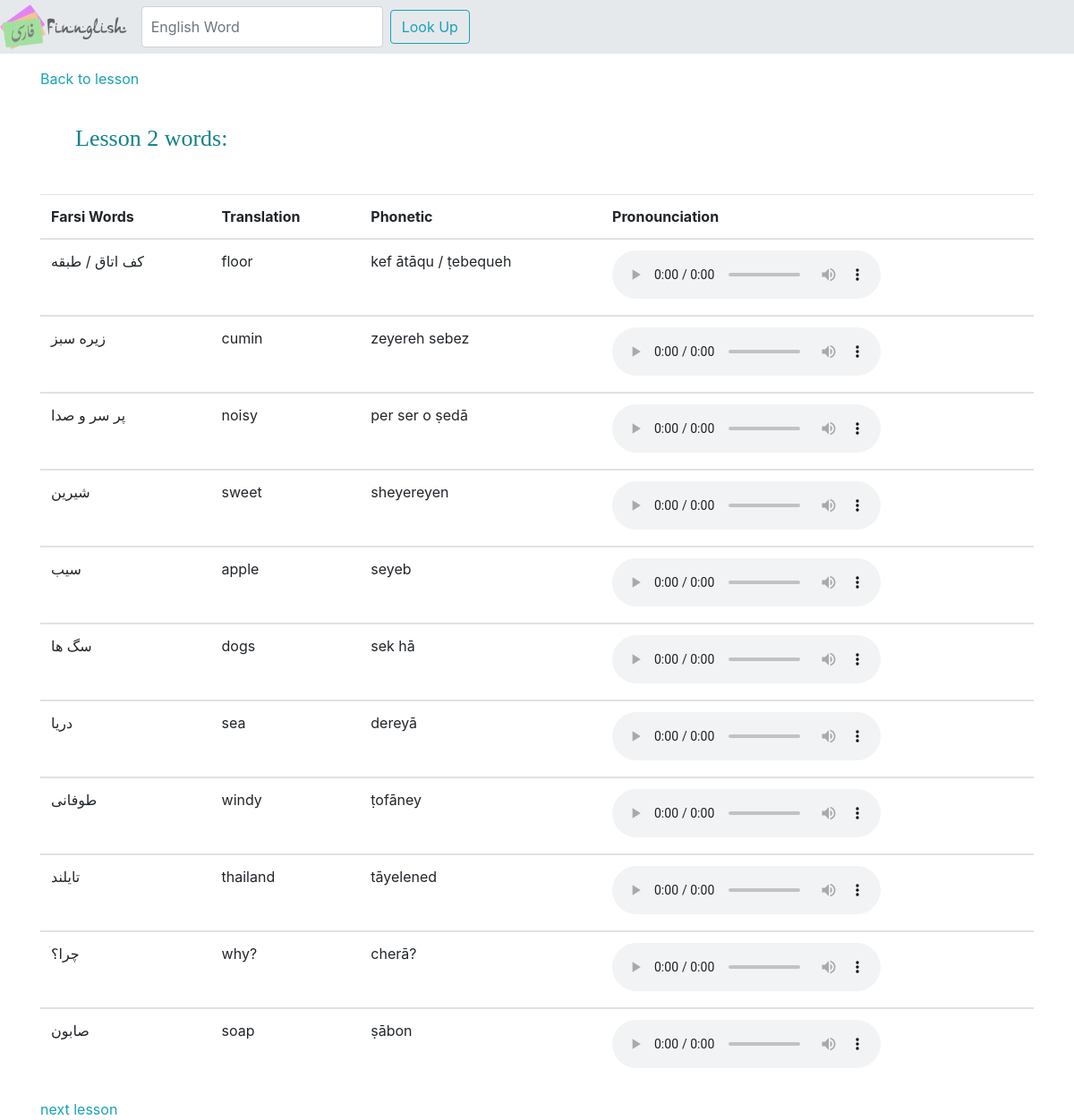
The page /users/2/lesson/2/overview on the database its author committed.
### model.py (models this page shows, shortened)
class Vocabulary(db.Model):
    __tablename__= "vocabs"
    vocab_id = db.Column(db.Integer, autoincrement= True, primary_key =True)
    user_id = db.Column(db.Integer,db.ForeignKey('users.id'))
    word_id = db.Column(db.Integer,db.ForeignKey('words.id'))
    lesson_num = db.Column(db.Integer, nullable=False)
    correct_count = db.Column(db.Integer, default=0)
    seen_count = db.Column(db.Integer, default=0)
    user = db.relationship('User', backref=db.backref('vocabs'))
    word = db.relationship('Word', backref=db.backref('vocabs'))

class Word(db.Model):
    __tablename__ = "words"
    id = db.Column(db.Integer, autoincrement= True, primary_key =True)
    english = db.Column(db.String(100), nullable=False)
    farsi_phonetic= db.Column(db.String(100), nullable=False)
    farsi = db.Column(db.String(100), nullable=False)
    img_url = db.Column(db.String(500), nullable=True)

### server.py (the view)
@app.route("/users/<user_id>/lesson/<int:lesson_num>/overview")
def show_lesson_vocabs(user_id,lesson_num):
    lesson_vocabs_query= db.session\
    .query(Vocabulary)\
    .filter(Vocabulary.user_id == user_id,Vocabulary.lesson_num == lesson_num)\
    .order_by(Vocabulary.vocab_id)\
    .all()
    first_word = lesson_vocabs_query[0].word_id
    next_page = lesson_num+1
    return render_template("lesson_overview.html",
    lesson_vocabs_query= lesson_vocabs_query,
    lesson_num = lesson_num,
    user_id=user_id,next_page=next_page, word_id=first_word)

### templates/lesson_overview.html (shortened to what this page needs)
{% extends 'base.html' %}
{% block content %}
<div class="container ">
    <div class="row justify-content-start">
    <div class = "col-9">
      <a href="/users/{{user_id}}/lesson/{{lesson_num}}" class="text-info"> Back to lesson
      </a>
    </div>
  </div>
  <h4>Lesson {{lesson_num}} words:</h4>
  <table class="table">
  <thead>
    <tr>
      <th scope="col">Farsi Words</th>
      <th scope="col">Translation</th>
      <th scope="col">Phonetic</th>
      <th scope="col">Pronounciation</th>
    </tr>
  </thead>
  {% for vocab in lesson_vocabs_query %}
  <tbody>
    <tr scope="row">
          <td> {{vocab.word.farsi}}</td>
          <td> {{vocab.word.english}}</td>
          <td> {{vocab.word.farsi_phonetic}}</td>
          <td><audio id='{{vocab.farsi}}' controls="controls">
            <source id = "audio_src_{{vocab.farsi}}" src="" type="audio/mpeg" >
          </audio></td>
      </tbody>
      {% endfor %}
    </table>
    <div class="row justify-content-start">
      <div class = "col-9">
        <a href="/users/{{user_id}}/lesson/{{next_page}}/overview" class="text-info"> next lesson
        </a>
      </div>
    </div>
</div>
{% endblock %}

### static/project.css (style rules this page uses)
h4 { font-family: serif; font-size: 26px; padding: 1.5em; color: #10828C; }

### rows shown on the page
Vocabulary: word.farsi "کف اتاق / طبقه", word.english "floor", word.farsi_phonetic "kef ātāqu / ṭebequeh"
Vocabulary: word.farsi "زیره سبز", word.english "cumin", word.farsi_phonetic "zeyereh sebez"
Vocabulary: word.farsi "پر سر و صدا", word.english "noisy", word.farsi_phonetic "per ser o ṣedā"
Vocabulary: word.farsi "شیرین", word.english "sweet", word.farsi_phonetic "sheyereyen"
Vocabulary: word.farsi "سیب", word.english "apple", word.farsi_phonetic "seyeb"
Vocabulary: word.farsi "سگ ها", word.english "dogs", word.farsi_phonetic "sek hā"
Vocabulary: word.farsi "دریا", word.english "sea", word.farsi_phonetic "dereyā"
Vocabulary: word.farsi "طوفانی", word.english "windy", word.farsi_phonetic "ṭofāney"
Vocabulary: word.farsi "تایلند", word.english "thailand", word.farsi_phonetic "tāyelened"
Vocabulary: word.farsi "چرا؟", word.english "why?", word.farsi_phonetic "cherā?"
Vocabulary: word.farsi "صابون", word.english "soap", word.farsi_phonetic "ṣābon"

### other values the page prints
{{ lesson_num }} "2"
